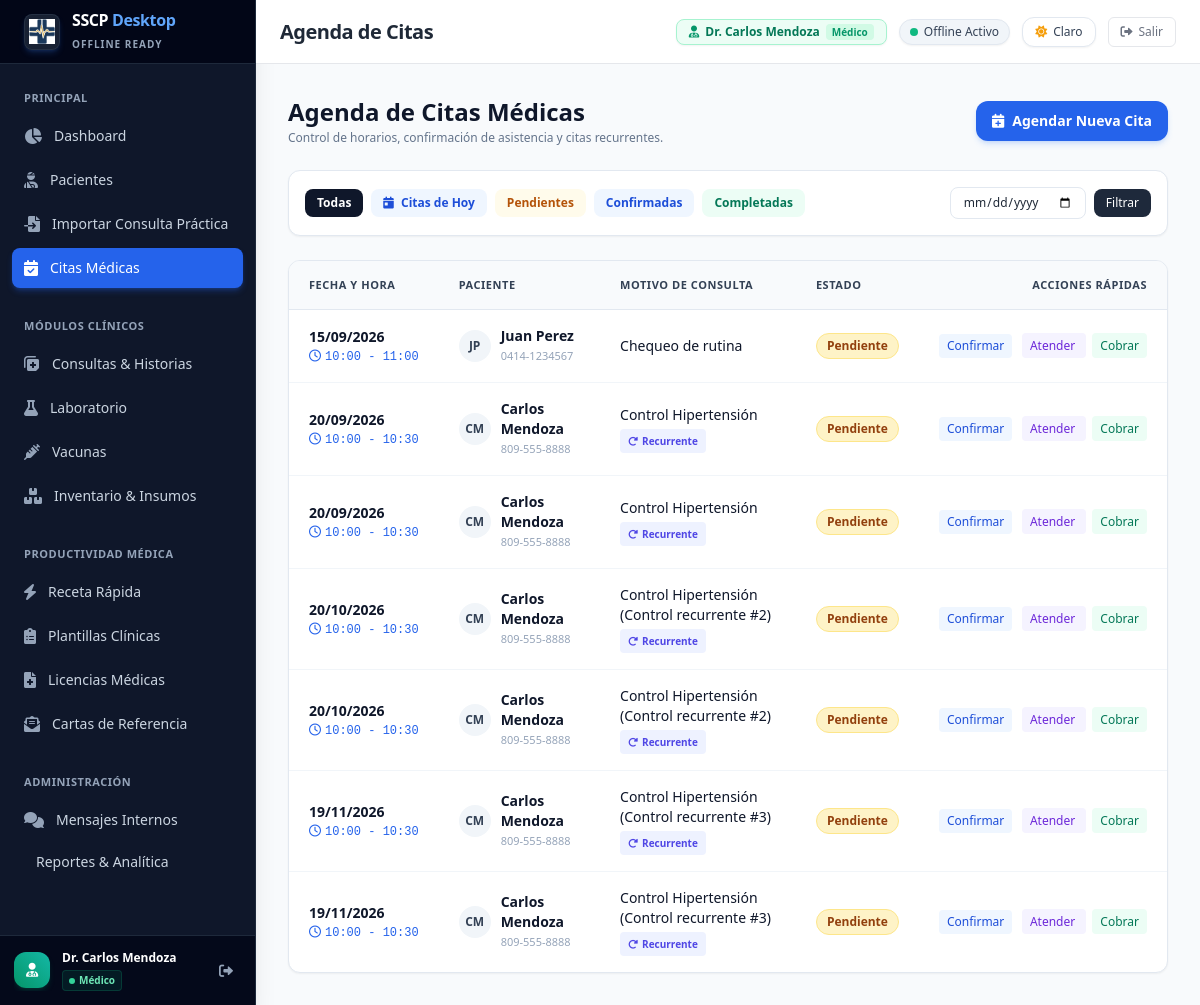
Before: /appointments/ (signed in) with the older database file.
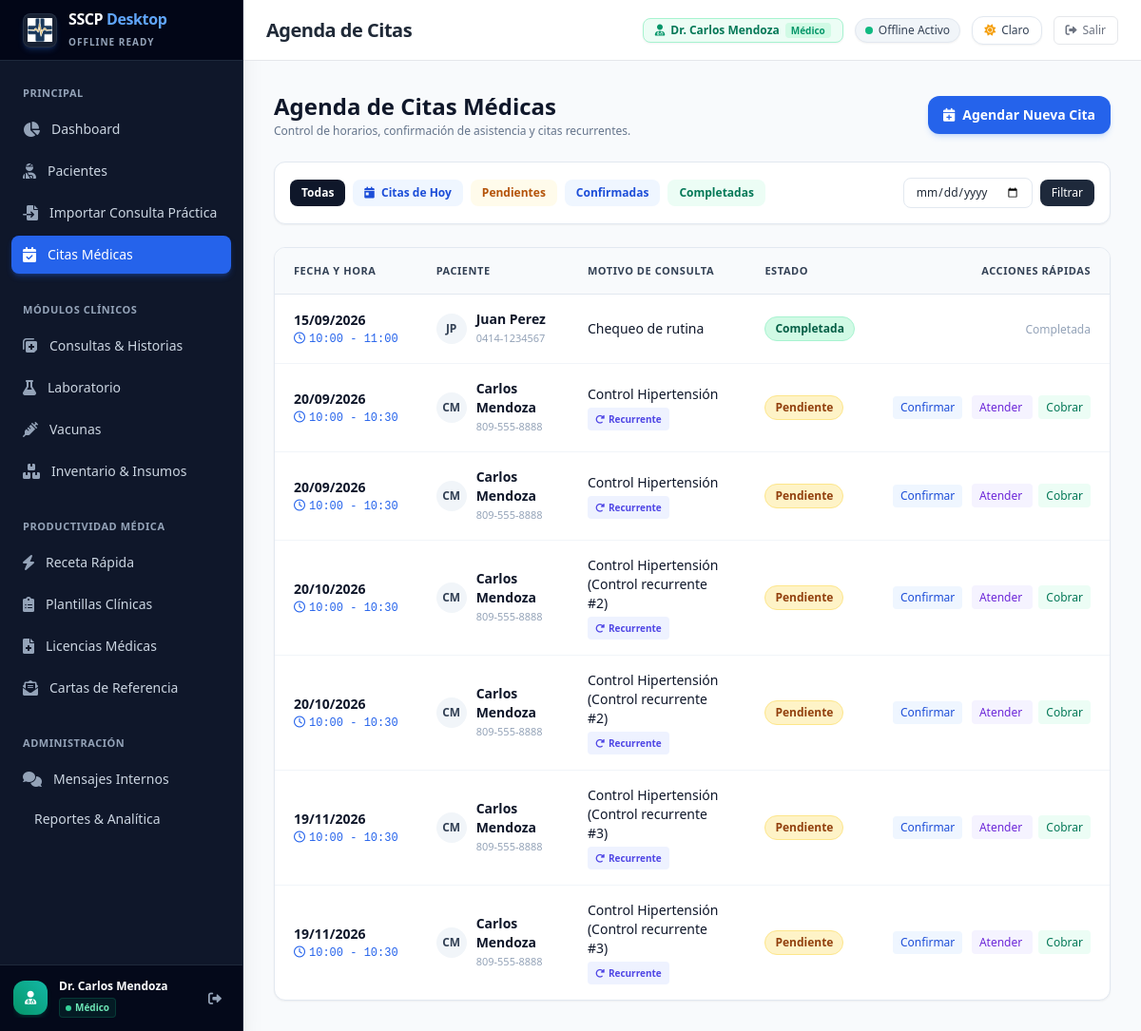
After: the same page with the newer database file.
### app/models/appointment.py (models this page shows)
class Appointment(Base):
    __tablename__ = "appointments"
    id = Column(Integer, primary_key=True, index=True)
    patient_id = Column(Integer, ForeignKey("patients.id"))
    doctor_id = Column(Integer, ForeignKey("users.id"))
    date = Column(Date, index=True)
    start_time = Column(Time)
    end_time = Column(Time)
    reason = Column(String)
    status = Column(String, default="Pendiente") # Pendiente, Confirmada, Completada, Cancelada
    notes = Column(Text, nullable=True)
    is_recurring = Column(Boolean, default=False)
    sede_origen = Column(String, default="local")
    created_at = Column(DateTime(timezone=True), server_default=func.now())
    updated_at = Column(DateTime(timezone=True), onupdate=func.now())
    patient = relationship("Patient", backref="appointments")
    doctor = relationship("User", backref="appointments")

### app/models/patient.py (models this page shows)
class Patient(Base):
    __tablename__ = "patients"
    id = Column(Integer, primary_key=True, index=True)
    first_name = Column(String, index=True)
    last_name = Column(String, index=True)
    document_id = Column(String, unique=True, index=True, nullable=True) # Cédula/DNI
    date_of_birth = Column(Date, nullable=True)
    gender = Column(String, nullable=True)
    phone = Column(String, nullable=True)
    email = Column(String, nullable=True)
    address = Column(Text, nullable=True)
    blood_type = Column(String, nullable=True)
    allergies = Column(Text, nullable=True) # Alergias conocidas (ej. Penicilina, Sulfas, etc.)
    emergency_contact_name = Column(String, nullable=True)
    emergency_contact_phone = Column(String, nullable=True)
    sede_origen = Column(String, default="local")
    created_at = Column(DateTime(timezone=True), server_default=func.now())
    updated_at = Column(DateTime(timezone=True), onupdate=func.now())

### app/routers/appointments.py (the view)
@router.get("/")
def list_appointments(
    request: Request,
    view: str = Query("list", pattern="^(list|calendar)$"),
    filter_date: str = Query(None),
    status: str = Query(None),
    db: Session = Depends(get_db),
    current_user = Depends(require_current_user)
):
    query = db.query(Appointment).order_by(Appointment.date.asc(), Appointment.start_time.asc())
    if filter_date:
        try:
            d = datetime.strptime(filter_date, "%Y-%m-%d").date()
            query = query.filter(Appointment.date == d)
        except ValueError:
            pass
    if status:
        query = query.filter(Appointment.status == status)
    appointments = query.all()
    calendar_events = []
    for a in appointments:
        p_name = f"{a.patient.first_name} {a.patient.last_name}" if a.patient else "Paciente no registrado"
        calendar_events.append({
            "id": a.id,
            "title": f"{a.start_time.strftime('%H:%M')} - {p_name} ({a.reason})",
            "start": f"{a.date}T{a.start_time}",
            "end": f"{a.date}T{a.end_time}",
            "status": a.status,
            "patient_name": p_name,
        })
    today_str = date.today().strftime("%Y-%m-%d")
    return templates.TemplateResponse(
        request=request,
        name="appointments/index.html",
        context={
            "user": current_user,
            "appointments": appointments,
            "view_mode": view,
            "calendar_events": calendar_events,
            "today_str": today_str,
            "filter_date": filter_date or "",
            "status_filter": status or "all",
        }
    )

### app/templates/appointments/index.html (shortened to what the changed rows need)
{% extends "layouts/base.html" %}
{% block body %}
<div class="flex h-screen bg-slate-50 overflow-hidden">
    {% set active_menu = 'appointments' %}
    {% include "partials/sidebar.html" %}
    <div class="flex-1 flex flex-col min-w-0 overflow-hidden">
        {% set page_title = "Agenda de Citas" %}
        {% include "partials/header.html" %}
        <main class="flex-1 overflow-y-auto p-6 md:p-8">
            <div class="max-w-7xl mx-auto space-y-6">
                <div class="flex flex-col sm:flex-row sm:items-center justify-between gap-4">
                    <div>
                        <h1 class="text-2xl font-bold text-slate-900">Agenda de Citas Médicas</h1>
                    </div>
                </div>
                <div class="bg-white rounded-xl border border-slate-200 shadow-sm overflow-hidden">
                    <div class="overflow-x-auto">
                        <table class="w-full text-left text-sm text-slate-600">
                            <thead class="bg-slate-50 text-slate-700 uppercase text-[11px] font-bold tracking-wider border-b border-slate-200">
                                <tr>
                                    <th class="py-3.5 px-5">Fecha y Hora</th>
                                    <th class="py-3.5 px-5">Paciente</th>
                                    <th class="py-3.5 px-5">Motivo de Consulta</th>
                                    <th class="py-3.5 px-5">Estado</th>
                                    <th class="py-3.5 px-5 text-right">Acciones Rápidas</th>
                                </tr>
                            </thead>
                            <tbody class="divide-y divide-slate-100">
                                {% for a in appointments %}
                                <tr class="hover:bg-slate-50/80 transition-colors">
                                    <td class="py-4 px-5 whitespace-nowrap">
                                        <div class="font-semibold text-slate-900">{{ a.date.strftime("%d/%m/%Y") }}</div>
                                        <div class="text-xs text-blue-600 font-mono font-medium mt-0.5">
                                            <i class="far fa-clock mr-1"></i>{{ a.start_time.strftime("%H:%M") }} - {{ a.end_time.strftime("%H:%M") }}
                                        </div>
                                    </td>
                                    <td class="py-4 px-5">
                                        <div class="flex items-center space-x-2.5">
                                            <div class="w-8 h-8 rounded-full bg-slate-100 text-slate-700 flex items-center justify-center font-bold text-xs shrink-0">
                                                {{ (a.patient.first_name[0] if a.patient else 'P') }}{{ (a.patient.last_name[0] if a.patient else '') }}
                                            </div>
                                            <div>
                                                {% if a.patient %}
                                                <a href="/patients/{{ a.patient.id }}" class="font-bold text-slate-900 hover:text-blue-600 transition-colors">
                                                    {{ a.patient.first_name }} {{ a.patient.last_name }}
                                                </a>
                                                <span class="block text-[11px] text-slate-400">{{ a.patient.phone or 'Sin teléfono' }}</span>
                                                {% else %}
                                                <span class="text-slate-400 italic">Paciente eliminado</span>
                                                {% endif %}
                                            </div>
                                        </div>
                                    </td>
                                    <td class="py-4 px-5">
                                        <div class="text-slate-900 font-medium">{{ a.reason }}</div>
                                    </td>
                                    <td class="py-4 px-5 whitespace-nowrap">
                                        <span class="inline-flex items-center px-2.5 py-1 rounded-full text-xs font-bold
                                            {% if a.status == 'Confirmada' %}bg-blue-100 text-blue-800 border border-blue-200
                                            {% elif a.status == 'Completada' %}bg-emerald-100 text-emerald-800 border border-emerald-200
                                            {% elif a.status == 'Cancelada' %}bg-red-100 text-red-800 border border-red-200
                                            {% else %}bg-amber-100 text-amber-800 border border-amber-200{% endif %}">
                                            {{ a.status }}
                                        </span>
                                    </td>
                                    <td class="py-4 px-5 text-right whitespace-nowrap space-x-1.5">
                                        {% if a.status != 'Completada' and a.status != 'Cancelada' %}
                                        <form method="post" action="/appointments/{{ a.id }}/status" class="inline">
                                            <button type="submit" class="px-2 py-1 bg-blue-50 text-blue-700 hover:bg-blue-100 rounded text-xs font-medium" title="Confirmar">
                                                Confirmar
                                            </button>
                                        </form>
                                        <a href="/consultations/create?patient_id={{ a.patient_id }}&appointment_id={{ a.id }}" class="px-2 py-1 bg-violet-50 text-violet-700 hover:bg-violet-100 rounded text-xs font-medium" title="Atender Consulta">
                                            Atender
                                        </a>
                                        <a href="/payments/create?patient_id={{ a.patient_id }}&appointment_id={{ a.id }}" class="px-2 py-1 bg-emerald-50 text-emerald-700 hover:bg-emerald-100 rounded text-xs font-medium" title="Cobrar Cita">
                                            Cobrar
                                        </a>
                                        {% else %}
                                        <span class="text-xs text-slate-400">Completada</span>
                                        {% endif %}
                                    </td>
                                </tr>
                                {% endfor %}
                            </tbody>
                        </table>
                    </div>
                </div>
            </div>
        </main>
    </div>
</div>
{% endblock %}

Changed rows visible on the page:
changed Appointment "Chequeo de rutina": status "Pendiente" → "Completada"; status "Confirmar Atender Cobrar" → "Completada"
